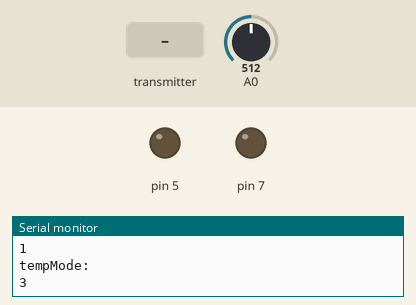
The program below on a simulated Arduino Uno, built with avr-gcc and run on an emulated ATmega328P. On the bench: output pins drawn as LEDs (lit = HIGH), the last lines printed to the serial monitor. Inputs (shaded band) come from the test bench; at power-on: A0 = 512. No radio packets arrive unless stated; pins used as bus, display or sensor lines are not drawn.

Above: at 1.2 s.
1.3 s: the transmitter starts sending buffer.0 = 0
At 5.4 s:
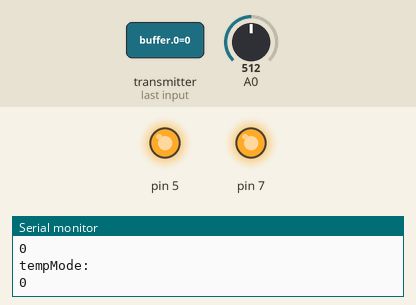
5.7 s: A0 set to 17
10.5 s: A0 set to 13
At 19.31 s:
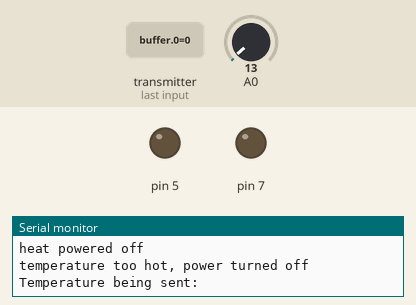
Timing chart, 0 to 21.0 s (numbered marks = the images above; inputs shaded):
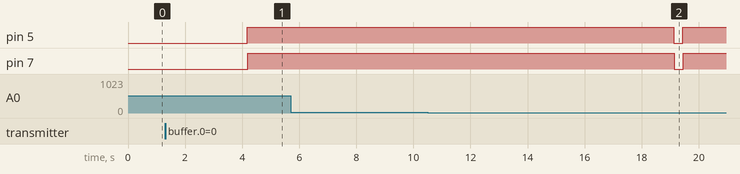

Measured:
- the behaviour switches between 15 and 14 on A0 (found by bisection; images 1 and 2)
- after the input at 1.3 s, pin 5, pin 7: LOW → HIGH after 2.9 s
- after the input at 10.5 s, pin 5, pin 7: HIGH → LOW after 8.6 s, → HIGH 0.31 s later

The program:

main.cpp
```cpp
/**
 * FILE: main.cpp
 *
 * @brief Main file for running defroster sub-system.
 */

/**************************************************************************
 *************************** Include Files ********************************
 **************************************************************************/

/* DefrosterSS Include Files */
#include "DefrosterSS.h"
#include "DefrosterSS_Checks.h"
#include "DefrosterSS_Power.h"
#include "DefrosterSS_System.h"
#include "DefrosterSS_System.cpp"
#include "DefrosterSS_Transceiver.h"
#include "DefrosterSS_Transceiver.cpp"
#include "DefrosterSS_Timer.h"
#include "DefrosterSS_Timer.c"

/* Peripheral Include Files */
#include <SPI.h>
#include <nRF24L01.h>
#include <RF24.h>

/* General Include Files */
#include <Arduino.h>

/**************************************************************************
 *************************** Definitions **********************************
 **************************************************************************/
uint16_t getPowerDuration();

/* Radio Pins */
const uint8_t CE_PIN = 9;
const uint8_t CSN_PIN = 8;

/* Heating Front End Pins */
const uint8_t FAN = 5;
const uint8_t HEATER = 7;
const uint8_t THERMOSTAT = PIN_A0;
const uint8_t THERMISTOR_ENABLE = 4;

static uint16_t radioTick = 0;
static uint16_t powerTick = 0;
static uint16_t tempTick = 0;

/**************************************************************************
 *************************** Global Variables *****************************
 **************************************************************************/

/* Global variable which contains all information for defroster sub-system. */
static DefrosterSS DefSSGlobal;

/* nRF24L01 */
static RF24 radio(CE_PIN, CSN_PIN);

/* Message to/from keychain fob */
static byte* receiveMSG;
static byte* sendMSG;
static byte offConfig[5] = {0x1, 0x0, 0x3, 0xF, 0x0};

void setup() {
	Serial.begin(9600);
	// radio.begin();

	// // Set listening address
	// radio.openReadingPipe(0, 0x00001);

	// // Set module as receiver
	// radio.startListening();

	DefrosterSS_Timer_SystemTimerConfiguration();
	DefrosterSS_PowerUp_Parameters(&DefSSGlobal.configurationObj);
	DefrosterSS_System_Init_HW(&DefSSGlobal.HWObj, FAN, HEATER, THERMOSTAT, THERMISTOR_ENABLE);
	DefrosterSS_System_Init_Params(DefSSGlobal.configurationObj, DefSSGlobal.HWObj);
	DefrosterSS_Transceiver_Init(radio);
	pinMode(THERMISTOR_ENABLE, OUTPUT);
}

void loop() {
	// if (radioTick >= 5) {
	// 	Serial.println("Checking for message");
	// 	if (radio.available()) {
	// 		Serial.println("Received message:");
	// 		receiveMSG = DefrosterSS_getMsg(radio);
	// 		for (int i = 0; i < 5; i++) {
	// 			Serial.println((int) receiveMSG[i]);
	// 		}
	// 		Serial.println();

	// 		DefrosterSS_System_Configure(&DefSSGlobal, receiveMSG);
	// 	}
	// 	radioTick = 0;
	// }

	if (radioTick >= 5) {
		Serial.println("Checking for message");
		Serial.print("radio availability: ");
		Serial.print(radio.available());
		Serial.println();
		if (radio.available()) {
			Serial.println("Received message:");
			receiveMSG = DefrosterSS_getMsg(radio);
			for (int i = 0; i < 5; i++) {
				Serial.println(receiveMSG[i]);
			}
			Serial.println();

			DefrosterSS_System_Configure(&DefSSGlobal, receiveMSG);
			DefrosterSS_Transceiver_Init(radio);
			powerTick = 0;
		}
		radioTick = 0;
	}

	if (powerTick >= getPowerDuration()) {
		DefrosterSS_System_Configure(&DefSSGlobal, offConfig);
		DefrosterSS_fanPowerOff(FAN);
		DefrosterSS_heatPowerOff(HEATER);
		Serial.println("power turned off");
		powerTick = 0;
		DefSSGlobal.configurationObj.timeCFG.durationSeconds = 100000;
	}

	if (tempTick >= 10) {
		uint8_t temperature = DefrosterSS_checkTemp(DefSSGlobal);

		if (temperature > 80) {
			DefrosterSS_System_Configure(&DefSSGlobal, offConfig);
			DefrosterSS_fanPowerOff(FAN);
			DefrosterSS_heatPowerOff(HEATER);
			Serial.println("temperature too hot, power turned off");
		}

		static byte buffer[1];
		buffer[0] = {temperature};

		Serial.println("Temperature being sent:");
		Serial.print(buffer[0]);
		Serial.println();

		radio.stopListening();
		radio.openWritingPipe(0x00002);
		radio.write(buffer, sizeof(buffer));
		radio.startListening();
		tempTick = 0;
	}
}

ISR(TIMER1_COMPA_vect) {
	TCNT1 = 0;	// Timer value reset
	radioTick++;
	powerTick++;
	tempTick++;
	Serial.print("Time left: ");
	Serial.print(getPowerDuration() - powerTick);
	Serial.println();
	Serial.println("powerCFG: ");
	Serial.println(DefSSGlobal.configurationObj.powerCFG.powerCFG);
	Serial.println("powerMode: ");
	Serial.println(DefSSGlobal.configurationObj.powerCFG.powerMode);
	Serial.println("tempMode: ");
	Serial.println(DefSSGlobal.configurationObj.tempCFG.tempMode);
}

uint16_t getPowerDuration() {
	return DefSSGlobal.configurationObj.timeCFG.durationSeconds;
}
```
